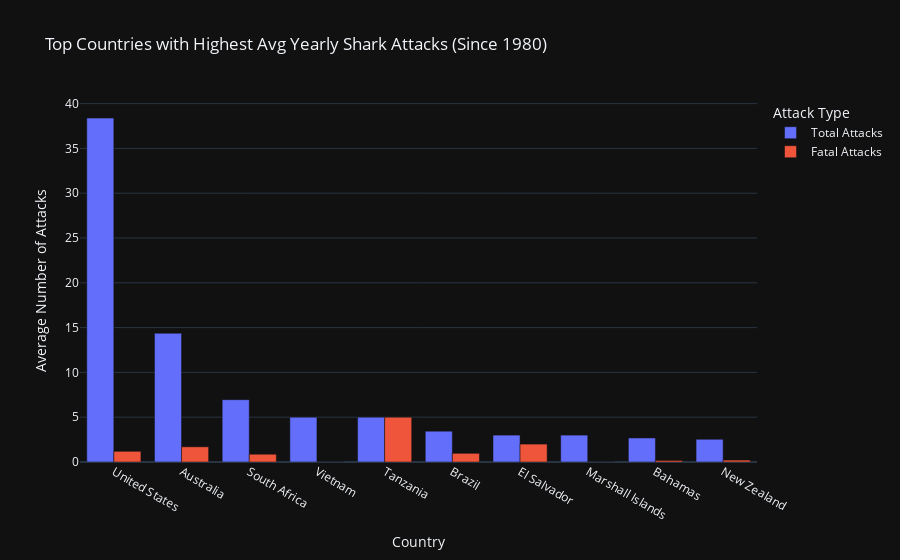
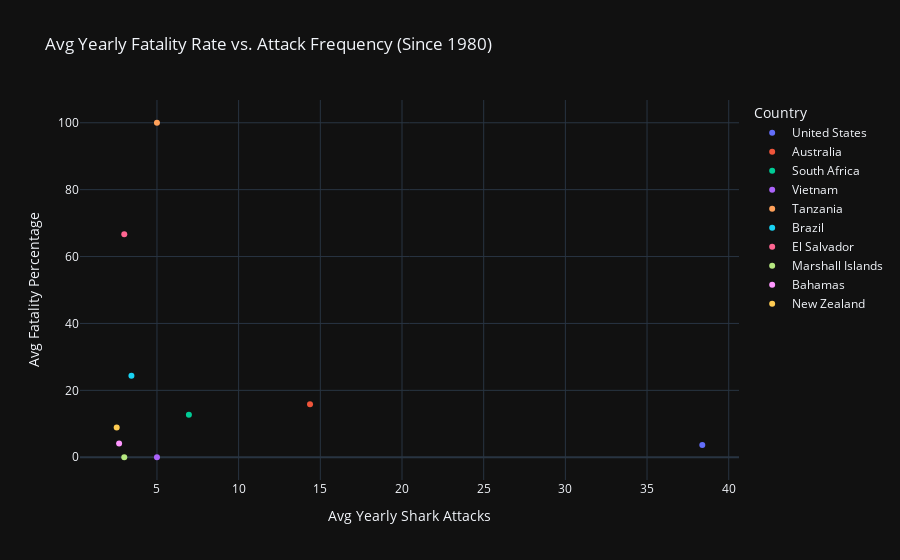

Source (notebook cell) for these figures, in order:
### Code cell
fig = px.bar(top_avg_countries, 
             x="Country", 
             y=["Total Attacks", "Fatal Attacks"], 
             title="Top Countries with Highest Avg Yearly Shark Attacks (Since 1980)",
             labels={"value": "Average Number of Attacks", "variable": "Attack Type"},
             barmode="group",
             template="plotly_dark")

fig.show()

fig = px.scatter(top_avg_countries, 
                 x="Total Attacks", 
                 y="Fatality Rate",
                 color="Country",
                 title="Avg Yearly Fatality Rate vs. Attack Frequency (Since 1980)",
                 labels={"Total Attacks": "Avg Yearly Shark Attacks", "Fatality Rate": "Avg Fatality Percentage"},
                 template="plotly_dark")

fig.show()

### Figure 1 — Plotly figure (JSON) as saved in the notebook; plotly's stock layout.template omitted (floating-point values rounded to 4 significant figures)
{"data": [{"alignmentgroup": "True", "hovertemplate": "Attack Type=Total Attacks<br>Country=%{x}<br>Average Number of Attacks=%{y}<extra></extra>", "legendgroup": "Total Attacks", "marker": {"color": "#636efa", "pattern": {"shape": ""}}, "name": "Total Attacks", "offsetgroup": "Total Attacks", "orientation": "v", "showlegend": true, "textposition": "auto", "type": "bar", "x": ["United States", "Australia", "South Africa", "Vietnam", "Tanzania", "Brazil", "El Salvador", "Marshall Islands", "Bahamas", "New Zealand"], "xaxis": "x", "y": [38.38, 14.37, 6.956, 5, 5, 3.438, 3, 3, 2.683, 2.536], "yaxis": "y"}, {"alignmentgroup": "True", "hovertemplate": "Attack Type=Fatal Attacks<br>Country=%{x}<br>Average Number of Attacks=%{y}<extra></extra>", "legendgroup": "Fatal Attacks", "marker": {"color": "#EF553B", "pattern": {"shape": ""}}, "name": "Fatal Attacks", "offsetgroup": "Fatal Attacks", "orientation": "v", "showlegend": true, "textposition": "auto", "type": "bar", "x": ["United States", "Australia", "South Africa", "Vietnam", "Tanzania", "Brazil", "El Salvador", "Marshall Islands", "Bahamas", "New Zealand"], "xaxis": "x", "y": [1.191, 1.696, 0.8667, 0, 5, 0.9688, 2, 0, 0.1707, 0.2143], "yaxis": "y"}], "layout": {"autosize": true, "barmode": "group", "legend": {"title": {"text": "Attack Type"}, "tracegroupgap": 0}, "title": {"text": "Top Countries with Highest Avg Yearly Shark Attacks (Since 1980)"}, "xaxis": {"anchor": "y", "autorange": true, "domain": [0, 1], "range": [-0.5, 9.5], "title": {"text": "Country"}, "type": "category"}, "yaxis": {"anchor": "x", "autorange": true, "domain": [0, 1], "range": [0, 40.4], "title": {"text": "Average Number of Attacks"}, "type": "linear"}}}

### Figure 2 — Plotly figure (JSON) as saved in the notebook; plotly's stock layout.template omitted (floating-point values rounded to 4 significant figures)
{"data": [{"hovertemplate": "Country=United States<br>Avg Yearly Shark Attacks=%{x}<br>Avg Fatality Percentage=%{y}<extra></extra>", "legendgroup": "United States", "marker": {"color": "#636efa", "symbol": "circle"}, "mode": "markers", "name": "United States", "orientation": "v", "showlegend": true, "type": "scatter", "x": [38.38], "xaxis": "x", "y": [3.627], "yaxis": "y"}, {"hovertemplate": "Country=Australia<br>Avg Yearly Shark Attacks=%{x}<br>Avg Fatality Percentage=%{y}<extra></extra>", "legendgroup": "Australia", "marker": {"color": "#EF553B", "symbol": "circle"}, "mode": "markers", "name": "Australia", "orientation": "v", "showlegend": true, "type": "scatter", "x": [14.37], "xaxis": "x", "y": [15.83], "yaxis": "y"}, {"hovertemplate": "Country=South Africa<br>Avg Yearly Shark Attacks=%{x}<br>Avg Fatality Percentage=%{y}<extra></extra>", "legendgroup": "South Africa", "marker": {"color": "#00cc96", "symbol": "circle"}, "mode": "markers", "name": "South Africa", "orientation": "v", "showlegend": true, "type": "scatter", "x": [6.956], "xaxis": "x", "y": [12.74], "yaxis": "y"}, {"hovertemplate": "Country=Vietnam<br>Avg Yearly Shark Attacks=%{x}<br>Avg Fatality Percentage=%{y}<extra></extra>", "legendgroup": "Vietnam", "marker": {"color": "#ab63fa", "symbol": "circle"}, "mode": "markers", "name": "Vietnam", "orientation": "v", "showlegend": true, "type": "scatter", "x": [5], "xaxis": "x", "y": [0], "yaxis": "y"}, {"hovertemplate": "Country=Tanzania<br>Avg Yearly Shark Attacks=%{x}<br>Avg Fatality Percentage=%{y}<extra></extra>", "legendgroup": "Tanzania", "marker": {"color": "#FFA15A", "symbol": "circle"}, "mode": "markers", "name": "Tanzania", "orientation": "v", "showlegend": true, "type": "scatter", "x": [5], "xaxis": "x", "y": [100], "yaxis": "y"}, {"hovertemplate": "Country=Brazil<br>Avg Yearly Shark Attacks=%{x}<br>Avg Fatality Percentage=%{y}<extra></extra>", "legendgroup": "Brazil", "marker": {"color": "#19d3f3", "symbol": "circle"}, "mode": "markers", "name": "Brazil", "orientation": "v", "showlegend": true, "type": "scatter", "x": [3.438], "xaxis": "x", "y": [24.37], "yaxis": "y"}, {"hovertemplate": "Country=El Salvador<br>Avg Yearly Shark Attacks=%{x}<br>Avg Fatality Percentage=%{y}<extra></extra>", "legendgroup": "El Salvador", "marker": {"color": "#FF6692", "symbol": "circle"}, "mode": "markers", "name": "El Salvador", "orientation": "v", "showlegend": true, "type": "scatter", "x": [3], "xaxis": "x", "y": [66.67], "yaxis": "y"}, {"hovertemplate": "Country=Marshall Islands<br>Avg Yearly Shark Attacks=%{x}<br>Avg Fatality Percentage=%{y}<extra></extra>", "legendgroup": "Marshall Islands", "marker": {"color": "#B6E880", "symbol": "circle"}, "mode": "markers", "name": "Marshall Islands", "orientation": "v", "showlegend": true, "type": "scatter", "x": [3], "xaxis": "x", "y": [0], "yaxis": "y"}, {"hovertemplate": "Country=Bahamas<br>Avg Yearly Shark Attacks=%{x}<br>Avg Fatality Percentage=%{y}<extra></extra>", "legendgroup": "Bahamas", "marker": {"color": "#FF97FF", "symbol": "circle"}, "mode": "markers", "name": "Bahamas", "orientation": "v", "showlegend": true, "type": "scatter", "x": [2.683], "xaxis": "x", "y": [4.106], "yaxis": "y"}, {"hovertemplate": "Country=New Zealand<br>Avg Yearly Shark Attacks=%{x}<br>Avg Fatality Percentage=%{y}<extra></extra>", "legendgroup": "New Zealand", "marker": {"color": "#FECB52", "symbol": "circle"}, "mode": "markers", "name": "New Zealand", "orientation": "v", "showlegend": true, "type": "scatter", "x": [2.536], "xaxis": "x", "y": [8.929], "yaxis": "y"}], "layout": {"autosize": true, "legend": {"title": {"text": "Country"}, "tracegroupgap": 0}, "title": {"text": "Avg Yearly Fatality Rate vs. Attack Frequency (Since 1980)"}, "xaxis": {"anchor": "y", "autorange": true, "domain": [0, 1], "range": [0.3502, 40.57], "title": {"text": "Avg Yearly Shark Attacks"}, "type": "linear"}, "yaxis": {"anchor": "x", "autorange": true, "domain": [0, 1], "range": [-8.252, 108.3], "title": {"text": "Avg Fatality Percentage"}, "type": "linear"}}}
